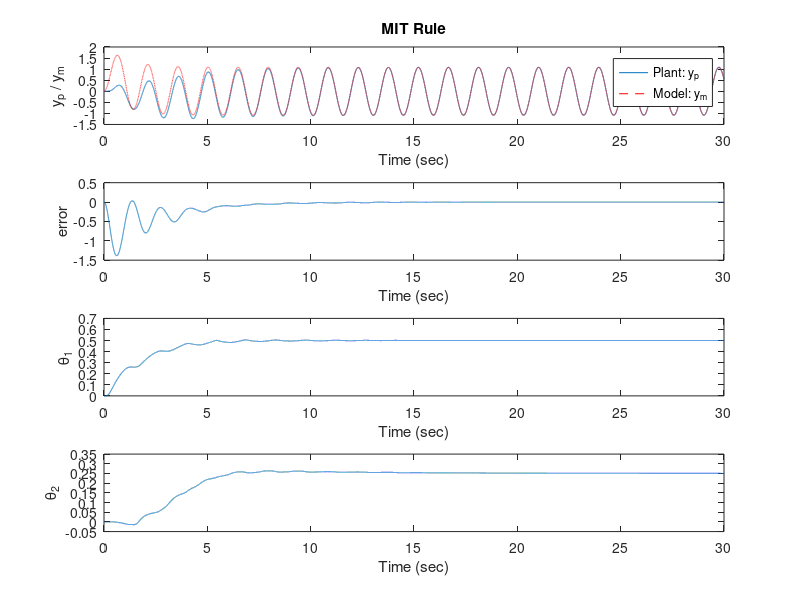

Write MATLAB code to recreate this figure.
clear;
clc;
close all;

%% Initializations
gamma = 1;

dt = 0.001; % time step
T = 30;    % simulation time
t = 0:dt:T;

%% New Plant: P(s) = b/s
b = 4;
yp = 0; dyp = 0;

%% New Reference Model: M(s) = b_m / (s + a_m)
am = 1;
bm = 2;
ym = 0; dym = 0;

%% Amplitude and angular vel. for reference signal
A = 2.4;
w_r = 4.3212;

%% MIT Rule parameters
% Control law parameters: u = θ1*r - θ2*yp
theta1 = 0; dtheta1 = 0;
theta2 = 0; dtheta2 = 0;

% Sensitivity functions
S1 = 0; dS1 = 0;
S2 = 0; dS2 = 0;

%% Data storage
R = zeros(size(t));
E = zeros(size(t));
U = zeros(size(t));
Yp = zeros(size(t));
Ym = zeros(size(t));
Theta1 = zeros(size(t));
Theta2 = zeros(size(t));

%% MIT Rule
for i = 1:length(t)
    % r = A;
    r = A * sin(w_r * t(i));  % reference input
    e = yp - ym;              % tracking error
    u = theta1*r - theta2*yp; % control signal
        
    % Plant model dynamics
    dyp = b*u;
    yp = yp + dyp*dt;
    
    % Reference model dynamics
    dym = -am*ym + bm*r;
    ym = ym + dym * dt;
    
    % Sensitivity function    
    dS1 = b * (r - theta2 * S1);
    S1 = S1 + dS1*dt;

    dS2 = -theta2*b*S2 - b*yp;
    S2 = S2 + dS2*dt;
    
    % MIT adaptation law
    den = 1 + S1^2 + S2^2;
    % den = 1;
    dtheta1 = -gamma * e * S1 / den;
    dtheta2 = -gamma * e * S2 / den;
    
    theta1 = theta1 + dtheta1*dt;
    theta2 = theta2 + dtheta2*dt;
    
    R(i) = r;
    E(i) = e;
    U(i) = u;
    Yp(i) = yp;
    Ym(i) = ym;
    Theta1(i) = theta1;
    Theta2(i) = theta2;
end

%% Plots
figure(1);
subplot(4,1,1);
plot(t, Yp, t, Ym, 'r--')
xlabel('Time (sec)');
ylabel('y_p / y_m');
title('MIT Rule');
legend('Plant: y_p','Model: y_m');

subplot(4,1,2);
plot(t, E)
xlabel('Time (sec)');
ylabel('error')

subplot(4,1,3);
plot(t, Theta1)
xlabel('Time (sec)');
ylabel('\theta_1')

subplot(4,1,4);
plot(t, Theta2)
xlabel('Time (sec)');
ylabel('\theta_2')
